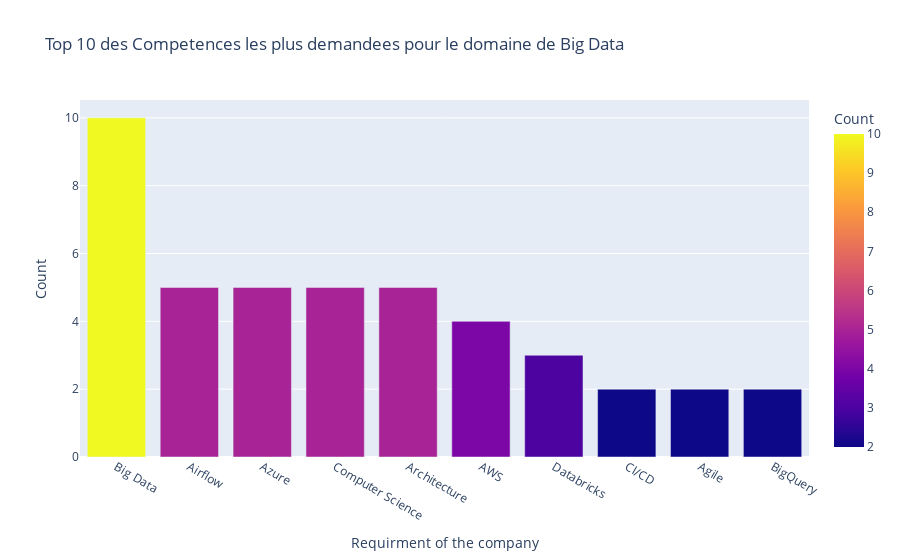

The code cell stored with this chart in its notebook:
### Code cell
import plotly.express as px
from collections import Counter

# Use Counter to get the count of each element in the lists
element_counter = Counter([element for sublist in df_data[df_data['Domaine'] == 'Big Data']['Requirment_of_the_company'] for element in sublist])
# Convert the result to a DataFrame for better display
element_counter = pd.DataFrame(list(element_counter.items()), columns=['Requirment of the company', 'Count'])

df_requir = element_counter.sort_values(by='Count',ascending=False)

fig = px.bar(df_requir.head(10), x='Requirment of the company', y='Count',color='Count',title="Top 10 des Competences les plus demandees pour le domaine de Big Data")
fig.show()

### Figure 1 — Plotly figure (JSON) as saved in the notebook; plotly's stock layout.template omitted (floating-point values rounded to 4 significant figures)
{"data": [{"alignmentgroup": "True", "hovertemplate": "Requirment of the company=%{x}<br>Count=%{marker.color}<extra></extra>", "legendgroup": "", "marker": {"color": [10, 5, 5, 5, 5, 4, 3, 2, 2, 2], "coloraxis": "coloraxis", "pattern": {"shape": ""}}, "name": "", "offsetgroup": "", "orientation": "v", "showlegend": false, "textposition": "auto", "type": "bar", "x": ["Big Data", "Airflow", "Azure", "Computer Science", "Architecture", "AWS", "Databricks", "CI/CD", "Agile", "BigQuery"], "xaxis": "x", "y": [10, 5, 5, 5, 5, 4, 3, 2, 2, 2], "yaxis": "y"}], "layout": {"barmode": "relative", "coloraxis": {"colorbar": {"title": {"text": "Count"}}, "colorscale": [[0, "#0d0887"], [0.1111, "#46039f"], [0.2222, "#7201a8"], [0.3333, "#9c179e"], [0.4444, "#bd3786"], [0.5556, "#d8576b"], [0.6667, "#ed7953"], [0.7778, "#fb9f3a"], [0.8889, "#fdca26"], [1, "#f0f921"]]}, "legend": {"tracegroupgap": 0}, "title": {"text": "Top 10 des Competences les plus demandees pour le domaine de Big Data"}, "xaxis": {"anchor": "y", "domain": [0, 1], "title": {"text": "Requirment of the company"}}, "yaxis": {"anchor": "x", "domain": [0, 1], "title": {"text": "Count"}}}}
